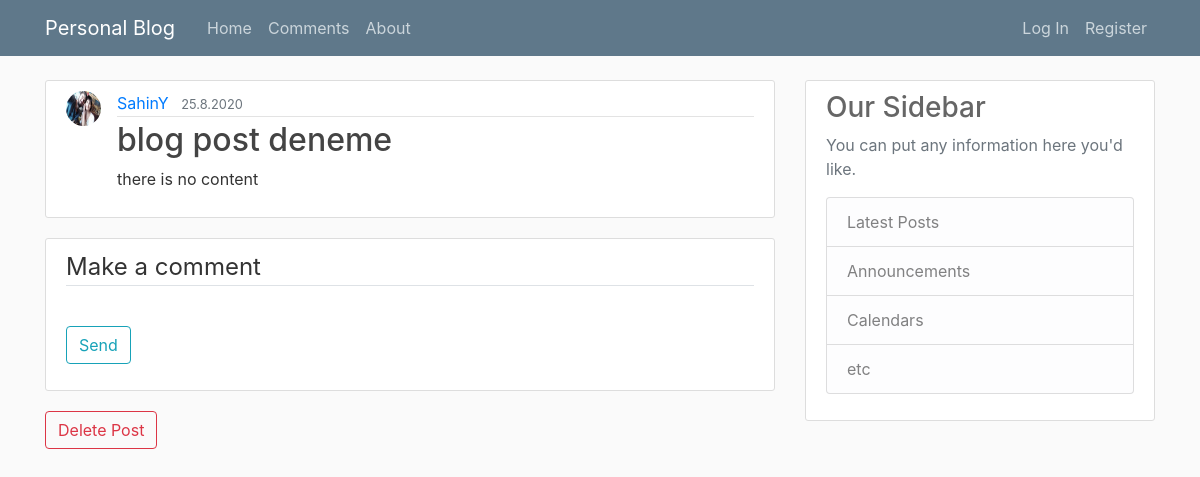
/post/27/, run on the app's committed database.
### blog/models.py (models this page shows, shortened)
class Post(models.Model):
    title = models.CharField(max_length=100)
    content = models.TextField()
    date_posted = models.DateTimeField(default=timezone.now)
    author = models.ForeignKey(User, on_delete=models.CASCADE, default=None)
    tag = models.CharField(max_length=20, blank=True)

### users/models.py (models this page shows, shortened)
class Profile(models.Model):
    user = models.OneToOneField(User, verbose_name="Deneme --> test", on_delete=models.CASCADE)
    image = models.ImageField('Image you want always', default='default.jpg', upload_to='profile_pics', blank=True)

### blog/views.py (the view)
# urls.py: path('post/<int:pk>/', PostDetailView.as_view(), name='post-detail'),
class PostDetailView(DetailView):
    model = Post

### blog/templates/blog/post_detail.html (shortened to what this page needs)
{% extends "blog/base.html" %}
{% load crispy_forms_tags %}
{% block content %}
    <article class="media content-section">
      <img class="rounded-circle article-img" src="{{ post.author.profile.image.url }}" style="max-height: 35px; max-width: 35px;">
      <div class="media-body">
        <div class="article-metadata">
          <a class="mr-2" href="#">{{ object.author }}</a>
          <small class="text-muted">{{ object.date_posted.day }}.{{ object.date_posted.month }}.{{ object.date_posted.year }}</small>
        </div>
        <h2 class="article-title">{{object.title}}</h2>
        <p class="article-content">{{ object.content }}</p>
      </div>
    </article>
    <div class="content-section">
    	<form method="POST">
    		<fieldset class="form-group">
    			<legend class="border-bottom mb-4">Make a comment</legend>
    		</fieldset>
    		<div class="form-group">
    			<button class="btn btn-outline-info" type="Submit" >Send</button>
    		</div>
    	</form>
    </div>
    <button id="postDeleteButton" class="btn btn-outline-danger" type="Submit">
            Delete Post
    </button>
{% endblock content %}

### blog/static/blog/main.css (style rules this page uses)
body { background: #fafafa; color: #333333; margin-top: 5rem; }
h1, h2, h3, h4, h5, h6 { color: #666666; }
.content-section { background: #ffffff; padding: 10px 20px; border: 1px solid #dddddd; border-radius: 3px; margin-bottom: 20px; }
.article-title { color: #444444; }
.article-content { white-space: pre-line; }
.article-img { height: 65px; width: 65px; margin-right: 16px; }
.article-metadata { padding-bottom: 1px; margin-bottom: 4px; border-bottom: 1px solid #e3e3e3 }

### data on the page
Post: author.profile.image (picture), author "SahinY", date_posted.day "25", date_posted.month "8", date_posted.year "2020", title "blog post deneme", content "there is no content"
